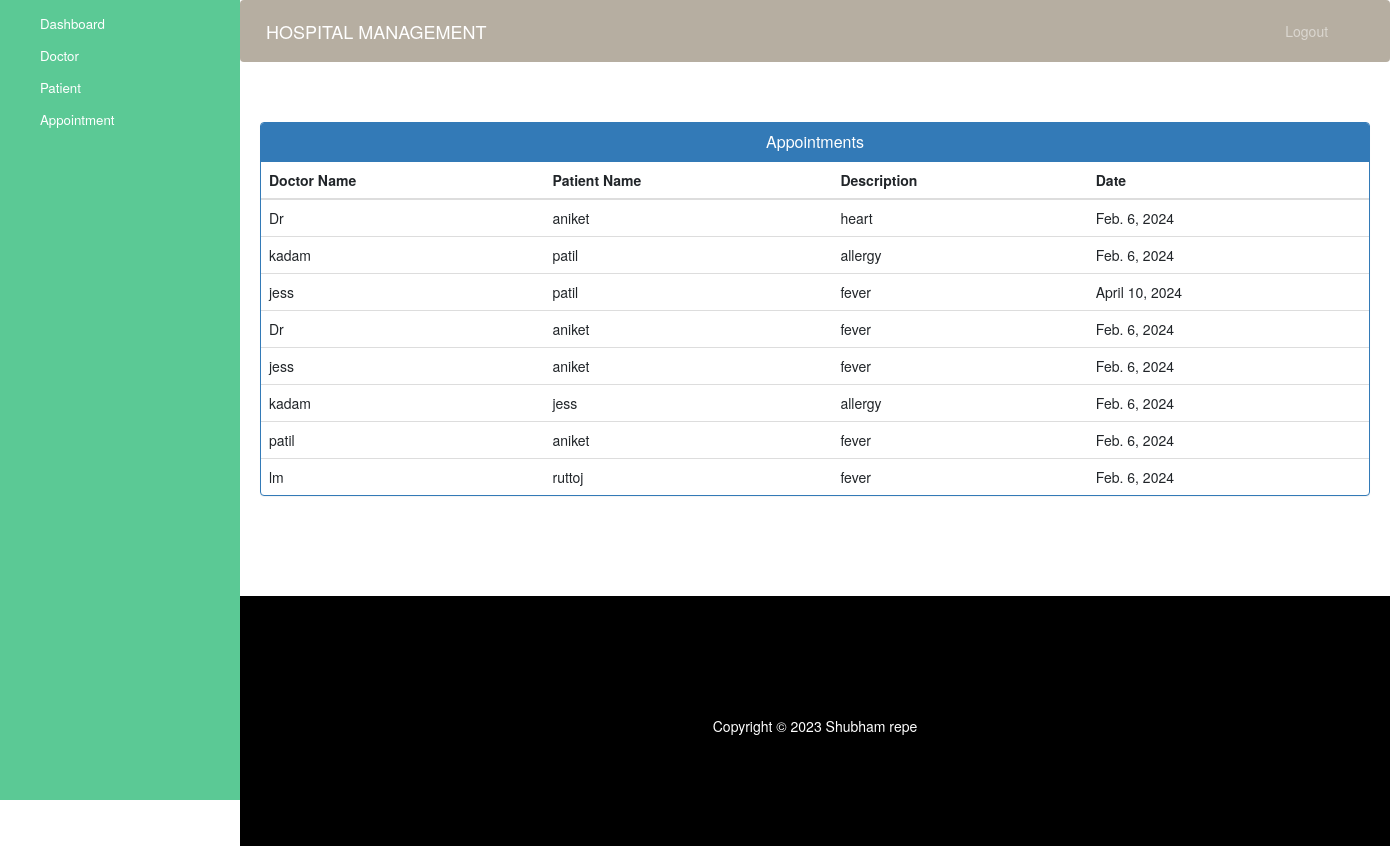
The app's page /admin-view-appointment with its own data.
### app/models.py (models this page shows)
class Appointment(models.Model):
    patientId=models.PositiveIntegerField(null=True)
    doctorId=models.PositiveIntegerField(null=True)
    patientName=models.CharField(max_length=40,null=True)
    doctorName=models.CharField(max_length=40,null=True)
    appointmentDate=models.DateField(auto_now=True)
    description=models.TextField(max_length=500)
    status=models.BooleanField(default=False)

### app/views.py (the view)
# urls.py: path('admin-view-appointment', views.admin_view_appointment_view,name='admin-view-appointment'),
def admin_view_appointment_view(request):
    appointments=models.Appointment.objects.all().filter(status=True)
    return render(request,'admin_view_appointment.html',{'appointments':appointments})

### app/templates/admin_view_appointment.html (shortened to what this page needs)
{% extends 'admin_base.html' %}
{% block content %}
<head>
  <link href="//netdna.bootstrapcdn.com/bootstrap/3.0.0/css/bootstrap.min.css" rel="stylesheet" id="bootstrap-css">
</head>
<div class="container">
  <div class="panel panel-primary">
    <div class="panel-heading">
      <h6 class="panel-title">Appointments</h6>
    </div>
    <table class="table table-hover" id="dev-table">
      <thead>
        <tr>
          <th>Doctor Name</th>
          <th>Patient Name</th>
          <th>Description</th>
          <th>Date</th>
        </tr>
      </thead>
      {% for a in appointments %}
      <tr>
        <td> {{a.doctorName}}</td>
        <td>{{a.patientName}}</td>
        <td>{{a.description}}</td>
        <td>{{a.appointmentDate}}</td>
      </tr>
      {% endfor %}
    </table>
  </div>
</div>
{% endblock content %}

### app/static/style.css (style rules this page uses)
body { padding-left: 240px; }

### app/templates/admin_base.html (style rules this page uses)
body { padding-left: 240px; }

### app/templates/admin_view_appointment.html (style rules this page uses)
h6 { text-align: center; }

### records on screen
Appointment: doctorName "Dr", patientName "aniket", description "heart", appointmentDate "Feb. 6, 2024"
Appointment: doctorName "kadam", patientName "patil", description "allergy", appointmentDate "Feb. 6, 2024"
Appointment: doctorName "jess", patientName "patil", description "fever", appointmentDate "April 10, 2024"
Appointment: doctorName "Dr", patientName "aniket", description "fever", appointmentDate "Feb. 6, 2024"
Appointment: doctorName "jess", patientName "aniket", description "fever", appointmentDate "Feb. 6, 2024"
Appointment: doctorName "kadam", patientName "jess", description "allergy", appointmentDate "Feb. 6, 2024"
Appointment: doctorName "patil", patientName "aniket", description "fever", appointmentDate "Feb. 6, 2024"
Appointment: doctorName "lm", patientName "ruttoj", description "fever", appointmentDate "Feb. 6, 2024"
